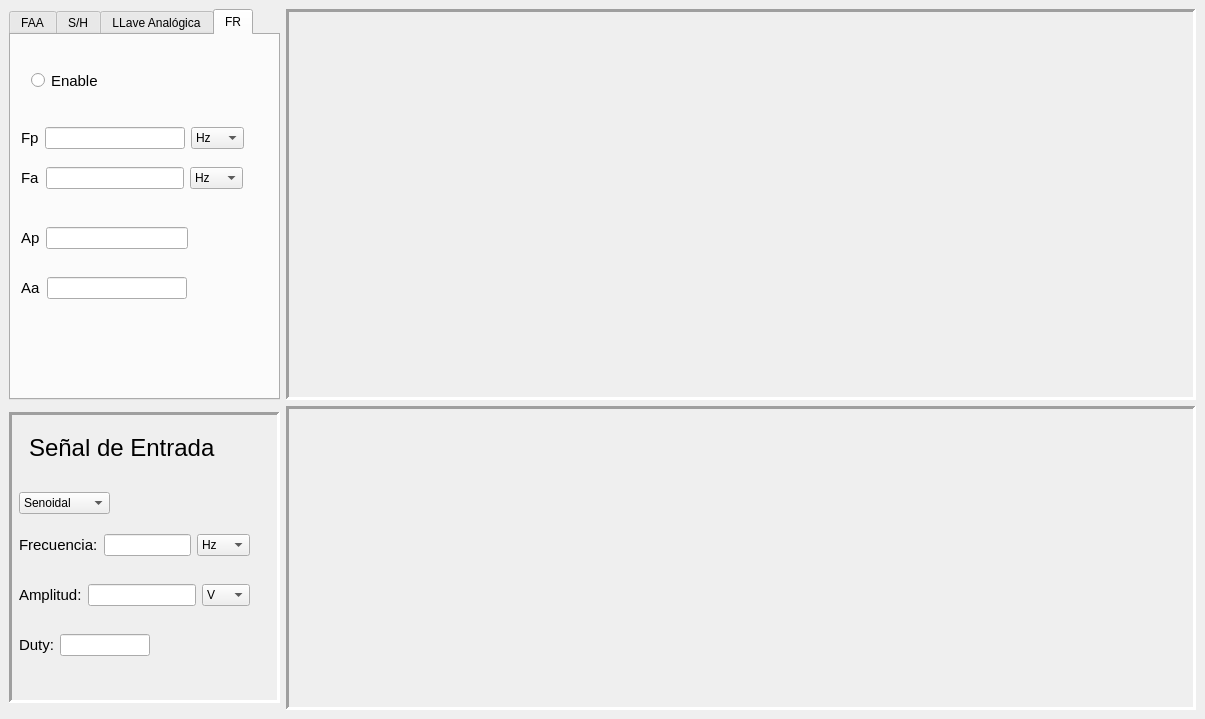
<?xml version="1.0" encoding="UTF-8"?>
<ui version="4.0">
 <class>MainWindow</class>
 <widget class="QMainWindow" name="MainWindow">
  <property name="geometry">
   <rect>
    <x>0</x>
    <y>0</y>
    <width>1205</width>
    <height>719</height>
   </rect>
  </property>
  <property name="windowTitle">
   <string>MainWindow</string>
  </property>
  <widget class="QWidget" name="centralwidget">
   <layout class="QGridLayout" name="gridLayout">
    <item row="0" column="0">
     <layout class="QHBoxLayout" name="horizontalLayout_4">
      <item>
       <widget class="QTabWidget" name="tabWidget">
        <property name="minimumSize">
         <size>
          <width>271</width>
          <height>391</height>
         </size>
        </property>
        <property name="maximumSize">
         <size>
          <width>271</width>
          <height>391</height>
         </size>
        </property>
        <property name="tabShape">
         <enum>QTabWidget::Rounded</enum>
        </property>
        <property name="currentIndex">
         <number>3</number>
        </property>
        <property name="iconSize">
         <size>
          <width>20</width>
          <height>20</height>
         </size>
        </property>
        <property name="tabBarAutoHide">
         <bool>true</bool>
        </property>
        <widget class="QWidget" name="tab">
         <attribute name="title">
          <string>FAA</string>
         </attribute>
         <widget class="QRadioButton" name="faaenable">
          <property name="geometry">
           <rect>
            <x>10</x>
            <y>30</y>
            <width>91</width>
            <height>31</height>
           </rect>
          </property>
          <property name="font">
           <font>
            <pointsize>11</pointsize>
            <weight>50</weight>
            <bold>false</bold>
           </font>
          </property>
          <property name="text">
           <string>Enable</string>
          </property>
         </widget>
         <widget class="QWidget" name="">
          <property name="geometry">
           <rect>
            <x>10</x>
            <y>80</y>
            <width>223</width>
            <height>26</height>
           </rect>
          </property>
          <layout class="QHBoxLayout" name="horizontalLayout_6">
           <item>
            <widget class="QLabel" name="label_5">
             <property name="font">
              <font>
               <pointsize>11</pointsize>
              </font>
             </property>
             <property name="text">
              <string>Fp</string>
             </property>
            </widget>
           </item>
           <item>
            <widget class="QLineEdit" name="faafpline"/>
           </item>
           <item>
            <widget class="QComboBox" name="faafpbox">
             <item>
              <property name="text">
               <string>Hz</string>
              </property>
             </item>
             <item>
              <property name="text">
               <string>KHz</string>
              </property>
             </item>
            </widget>
           </item>
          </layout>
         </widget>
         <widget class="QWidget" name="">
          <property name="geometry">
           <rect>
            <x>10</x>
            <y>120</y>
            <width>222</width>
            <height>26</height>
           </rect>
          </property>
          <layout class="QHBoxLayout" name="horizontalLayout_7">
           <item>
            <widget class="QLabel" name="label_6">
             <property name="font">
              <font>
               <pointsize>11</pointsize>
              </font>
             </property>
             <property name="text">
              <string>Fa</string>
             </property>
            </widget>
           </item>
           <item>
            <widget class="QLineEdit" name="faafaline"/>
           </item>
           <item>
            <widget class="QComboBox" name="faafabox">
             <item>
              <property name="text">
               <string>Hz</string>
              </property>
             </item>
             <item>
              <property name="text">
               <string>KHz</string>
              </property>
             </item>
            </widget>
           </item>
          </layout>
         </widget>
         <widget class="QWidget" name="">
          <property name="geometry">
           <rect>
            <x>10</x>
            <y>160</y>
            <width>167</width>
            <height>26</height>
           </rect>
          </property>
          <layout class="QHBoxLayout" name="horizontalLayout_8">
           <item>
            <widget class="QLabel" name="label_8">
             <property name="font">
              <font>
               <pointsize>11</pointsize>
              </font>
             </property>
             <property name="text">
              <string>Ap</string>
             </property>
            </widget>
           </item>
           <item>
            <widget class="QLineEdit" name="faaapline"/>
           </item>
          </layout>
         </widget>
         <widget class="QWidget" name="">
          <property name="geometry">
           <rect>
            <x>10</x>
            <y>200</y>
            <width>166</width>
            <height>26</height>
           </rect>
          </property>
          <layout class="QHBoxLayout" name="horizontalLayout_9">
           <item>
            <widget class="QLabel" name="label_7">
             <property name="font">
              <font>
               <pointsize>11</pointsize>
              </font>
             </property>
             <property name="text">
              <string>Aa</string>
             </property>
            </widget>
           </item>
           <item>
            <widget class="QLineEdit" name="faaaaline"/>
           </item>
          </layout>
         </widget>
        </widget>
        <widget class="QWidget" name="tab_2">
         <attribute name="title">
          <string>S/H</string>
         </attribute>
         <widget class="QRadioButton" name="shenabale">
          <property name="geometry">
           <rect>
            <x>10</x>
            <y>20</y>
            <width>91</width>
            <height>31</height>
           </rect>
          </property>
          <property name="font">
           <font>
            <pointsize>11</pointsize>
            <weight>50</weight>
            <bold>false</bold>
           </font>
          </property>
          <property name="text">
           <string>Enable</string>
          </property>
         </widget>
         <widget class="QWidget" name="layoutWidget_2">
          <property name="geometry">
           <rect>
            <x>10</x>
            <y>90</y>
            <width>223</width>
            <height>26</height>
           </rect>
          </property>
          <layout class="QHBoxLayout" name="horizontalLayout_10">
           <item>
            <widget class="QLabel" name="label_9">
             <property name="font">
              <font>
               <pointsize>11</pointsize>
              </font>
             </property>
             <property name="text">
              <string>Frecuencia</string>
             </property>
            </widget>
           </item>
           <item>
            <widget class="QLineEdit" name="shfrecline"/>
           </item>
           <item>
            <widget class="QComboBox" name="shfrecbox">
             <item>
              <property name="text">
               <string>Hz</string>
              </property>
             </item>
             <item>
              <property name="text">
               <string>KHz</string>
              </property>
             </item>
            </widget>
           </item>
          </layout>
         </widget>
        </widget>
        <widget class="QWidget" name="tab_3">
         <attribute name="title">
          <string>LLave Analógica</string>
         </attribute>
         <widget class="QRadioButton" name="llaveanalenable">
          <property name="geometry">
           <rect>
            <x>20</x>
            <y>30</y>
            <width>91</width>
            <height>31</height>
           </rect>
          </property>
          <property name="font">
           <font>
            <pointsize>11</pointsize>
            <weight>50</weight>
            <bold>false</bold>
           </font>
          </property>
          <property name="text">
           <string>Enable</string>
          </property>
         </widget>
        </widget>
        <widget class="QWidget" name="tab_4">
         <attribute name="title">
          <string>FR</string>
         </attribute>
         <widget class="QRadioButton" name="frenable">
          <property name="geometry">
           <rect>
            <x>20</x>
            <y>30</y>
            <width>91</width>
            <height>31</height>
           </rect>
          </property>
          <property name="font">
           <font>
            <pointsize>11</pointsize>
            <weight>50</weight>
            <bold>false</bold>
           </font>
          </property>
          <property name="text">
           <string>Enable</string>
          </property>
         </widget>
         <widget class="QWidget" name="layoutWidget_3">
          <property name="geometry">
           <rect>
            <x>10</x>
            <y>90</y>
            <width>223</width>
            <height>26</height>
           </rect>
          </property>
          <layout class="QHBoxLayout" name="horizontalLayout_11">
           <item>
            <widget class="QLabel" name="label_10">
             <property name="font">
              <font>
               <pointsize>11</pointsize>
              </font>
             </property>
             <property name="text">
              <string>Fp</string>
             </property>
            </widget>
           </item>
           <item>
            <widget class="QLineEdit" name="frfpline"/>
           </item>
           <item>
            <widget class="QComboBox" name="frfpbox">
             <item>
              <property name="text">
               <string>Hz</string>
              </property>
             </item>
             <item>
              <property name="text">
               <string>KHz</string>
              </property>
             </item>
            </widget>
           </item>
          </layout>
         </widget>
         <widget class="QWidget" name="layoutWidget_4">
          <property name="geometry">
           <rect>
            <x>10</x>
            <y>130</y>
            <width>222</width>
            <height>26</height>
           </rect>
          </property>
          <layout class="QHBoxLayout" name="horizontalLayout_12">
           <item>
            <widget class="QLabel" name="label_11">
             <property name="font">
              <font>
               <pointsize>11</pointsize>
              </font>
             </property>
             <property name="text">
              <string>Fa</string>
             </property>
            </widget>
           </item>
           <item>
            <widget class="QLineEdit" name="frfaline"/>
           </item>
           <item>
            <widget class="QComboBox" name="frfabox">
             <item>
              <property name="text">
               <string>Hz</string>
              </property>
             </item>
             <item>
              <property name="text">
               <string>KHz</string>
              </property>
             </item>
            </widget>
           </item>
          </layout>
         </widget>
         <widget class="QWidget" name="layoutWidget_5">
          <property name="geometry">
           <rect>
            <x>10</x>
            <y>190</y>
            <width>167</width>
            <height>26</height>
           </rect>
          </property>
          <layout class="QHBoxLayout" name="horizontalLayout_13">
           <item>
            <widget class="QLabel" name="label_12">
             <property name="font">
              <font>
               <pointsize>11</pointsize>
              </font>
             </property>
             <property name="text">
              <string>Ap</string>
             </property>
            </widget>
           </item>
           <item>
            <widget class="QLineEdit" name="frapline"/>
           </item>
          </layout>
         </widget>
         <widget class="QWidget" name="layoutWidget_6">
          <property name="geometry">
           <rect>
            <x>10</x>
            <y>240</y>
            <width>166</width>
            <height>26</height>
           </rect>
          </property>
          <layout class="QHBoxLayout" name="horizontalLayout_14">
           <item>
            <widget class="QLabel" name="label_13">
             <property name="font">
              <font>
               <pointsize>11</pointsize>
              </font>
             </property>
             <property name="text">
              <string>Aa</string>
             </property>
            </widget>
           </item>
           <item>
            <widget class="QLineEdit" name="fraaline"/>
           </item>
          </layout>
         </widget>
        </widget>
       </widget>
      </item>
      <item>
       <widget class="QFrame" name="frame">
        <property name="minimumSize">
         <size>
          <width>901</width>
          <height>391</height>
         </size>
        </property>
        <property name="frameShape">
         <enum>QFrame::Panel</enum>
        </property>
        <property name="frameShadow">
         <enum>QFrame::Sunken</enum>
        </property>
        <property name="lineWidth">
         <number>3</number>
        </property>
        <property name="midLineWidth">
         <number>0</number>
        </property>
       </widget>
      </item>
     </layout>
    </item>
    <item row="1" column="0">
     <layout class="QHBoxLayout" name="horizontalLayout_5">
      <item>
       <widget class="QFrame" name="frame_3">
        <property name="minimumSize">
         <size>
          <width>271</width>
          <height>291</height>
         </size>
        </property>
        <property name="maximumSize">
         <size>
          <width>271</width>
          <height>291</height>
         </size>
        </property>
        <property name="frameShape">
         <enum>QFrame::Panel</enum>
        </property>
        <property name="frameShadow">
         <enum>QFrame::Sunken</enum>
        </property>
        <property name="lineWidth">
         <number>3</number>
        </property>
        <widget class="QLabel" name="label">
         <property name="geometry">
          <rect>
           <x>20</x>
           <y>20</y>
           <width>231</width>
           <height>31</height>
          </rect>
         </property>
         <property name="font">
          <font>
           <pointsize>18</pointsize>
          </font>
         </property>
         <property name="text">
          <string>Señal de Entrada</string>
         </property>
        </widget>
        <widget class="QComboBox" name="xinbox">
         <property name="geometry">
          <rect>
           <x>10</x>
           <y>80</y>
           <width>91</width>
           <height>22</height>
          </rect>
         </property>
         <property name="autoFillBackground">
          <bool>false</bool>
         </property>
         <property name="duplicatesEnabled">
          <bool>false</bool>
         </property>
         <property name="frame">
          <bool>true</bool>
         </property>
         <item>
          <property name="text">
           <string>Senoidal</string>
          </property>
         </item>
         <item>
          <property name="text">
           <string>Cuadrada</string>
          </property>
         </item>
         <item>
          <property name="text">
           <string>Triangular</string>
          </property>
         </item>
        </widget>
        <widget class="QWidget" name="layoutWidget">
         <property name="geometry">
          <rect>
           <x>10</x>
           <y>170</y>
           <width>231</width>
           <height>26</height>
          </rect>
         </property>
         <layout class="QHBoxLayout" name="horizontalLayout_2">
          <item>
           <widget class="QLabel" name="label_3">
            <property name="font">
             <font>
              <pointsize>11</pointsize>
             </font>
            </property>
            <property name="text">
             <string>Amplitud:</string>
            </property>
           </widget>
          </item>
          <item>
           <widget class="QLineEdit" name="xinampline"/>
          </item>
          <item>
           <widget class="QComboBox" name="xinampbox">
            <item>
             <property name="text">
              <string>V</string>
             </property>
            </item>
            <item>
             <property name="text">
              <string>mV</string>
             </property>
            </item>
           </widget>
          </item>
         </layout>
        </widget>
        <widget class="QWidget" name="layoutWidget">
         <property name="geometry">
          <rect>
           <x>10</x>
           <y>220</y>
           <width>131</width>
           <height>26</height>
          </rect>
         </property>
         <layout class="QHBoxLayout" name="horizontalLayout_3">
          <item>
           <widget class="QLabel" name="label_4">
            <property name="font">
             <font>
              <pointsize>11</pointsize>
             </font>
            </property>
            <property name="text">
             <string>Duty:</string>
            </property>
           </widget>
          </item>
          <item>
           <widget class="QLineEdit" name="xindutyline"/>
          </item>
         </layout>
        </widget>
        <widget class="QWidget" name="layoutWidget">
         <property name="geometry">
          <rect>
           <x>10</x>
           <y>120</y>
           <width>231</width>
           <height>26</height>
          </rect>
         </property>
         <layout class="QHBoxLayout" name="horizontalLayout">
          <item>
           <widget class="QLabel" name="label_2">
            <property name="font">
             <font>
              <pointsize>11</pointsize>
             </font>
            </property>
            <property name="text">
             <string>Frecuencia:</string>
            </property>
           </widget>
          </item>
          <item>
           <widget class="QLineEdit" name="xinfrecline"/>
          </item>
          <item>
           <widget class="QComboBox" name="xinfrecbox">
            <item>
             <property name="text">
              <string>Hz</string>
             </property>
            </item>
            <item>
             <property name="text">
              <string>KHz</string>
             </property>
            </item>
           </widget>
          </item>
         </layout>
        </widget>
       </widget>
      </item>
      <item>
       <widget class="QFrame" name="frame_2">
        <property name="minimumSize">
         <size>
          <width>901</width>
          <height>291</height>
         </size>
        </property>
        <property name="frameShape">
         <enum>QFrame::Panel</enum>
        </property>
        <property name="frameShadow">
         <enum>QFrame::Sunken</enum>
        </property>
        <property name="lineWidth">
         <number>3</number>
        </property>
       </widget>
      </item>
     </layout>
    </item>
   </layout>
  </widget>
 </widget>
 <resources/>
 <connections/>
</ui>
